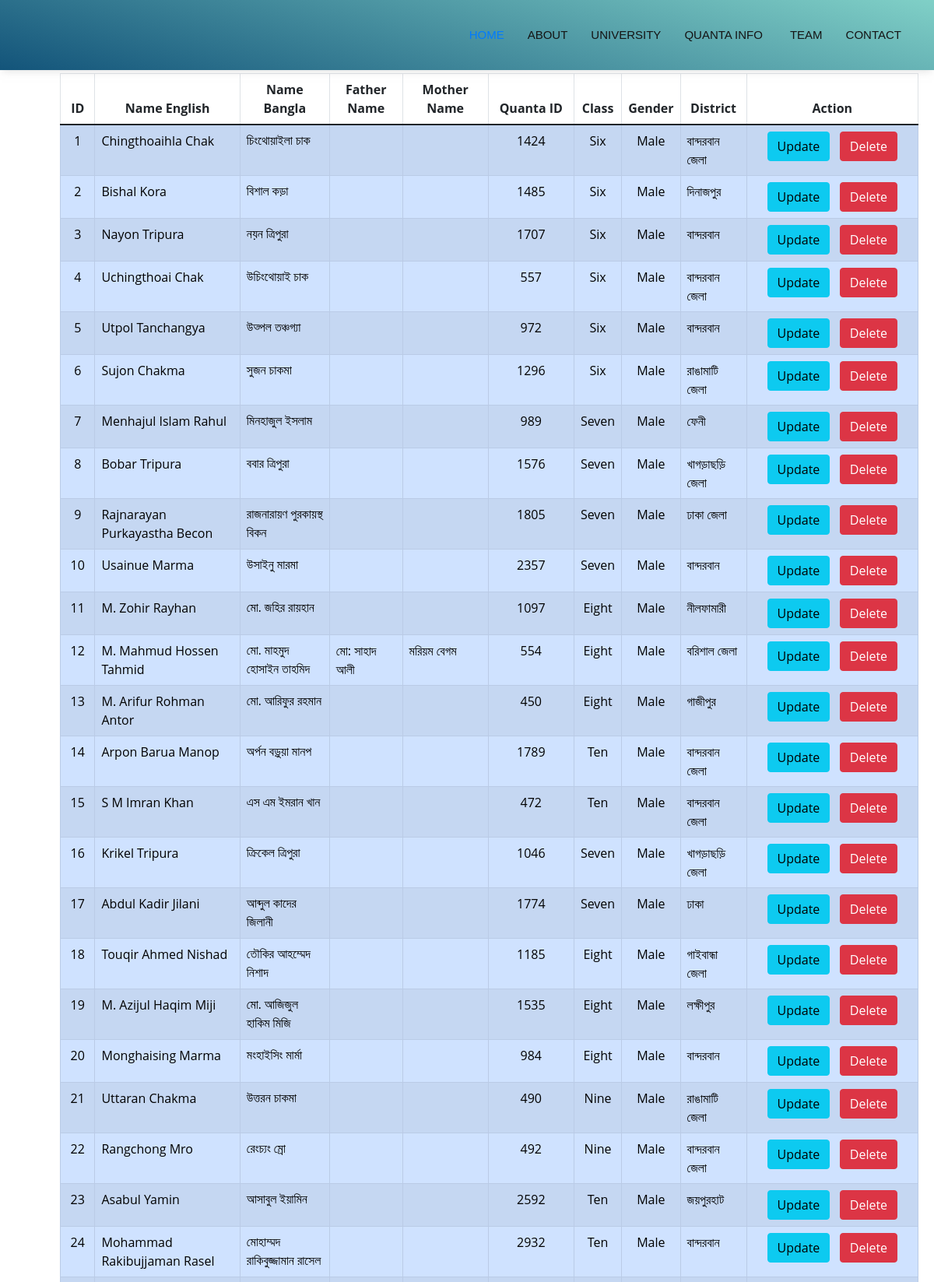
Page /php/read.php (upper part) on the committed database.
### tables this page shows
CREATE TABLE `members` (
  `id` int(11) NOT NULL,
  `name_english` varchar(50) NOT NULL,
  `name_bangla` varchar(50) NOT NULL,
  `father_name` varchar(50) DEFAULT NULL,
  `mother_name` varchar(50) DEFAULT NULL,
  `quantaa_id` varchar(10) NOT NULL,
  `birthday` varchar(19) DEFAULT NULL,
  `gender` varchar(10) DEFAULT NULL,
  `clazz_name` varchar(10) NOT NULL,
  `institution` varchar(50) NOT NULL DEFAULT 'Quantum Cosmo School',
  `district` varchar(30) NOT NULL
);

### php/read.php (the view, shortened to what this page needs)
<?php
include "dbconfig.php";
?>
<!DOCTYPE html>
<html>
<head>
    <link rel="stylesheet" href="../assets/vendor/bootstrap/css/bootstrap.min.css">
    <link rel="stylesheet" href="../assets/css/php.css">
    <link rel="stylesheet" href="../assets/css/style1.css">
    <link rel="stylesheet" href="../assets/css/style.css">
</head>
<body>
<header id="header" class="fixed-top d-flex align-items-center"
        style="background-image: linear-gradient(15deg, #13547a 0%, #80d0c7 100%);">
        <div class="container d-flex align-items-center justify-content-between">
            <nav id="navbar" class="navbar">
                <ul>
                    <li><a class="nav-link scrollto active" href="../index.php#hero">Home</a></li>
                    <li><a class="nav-link scrollto" href="../index.php#about">About</a></li>
                    <li><a class="nav-link scrollto " href="../index.php#portfolio">University</a></li>
                    <li class="dropdown"><a href="#menu"><span>Quanta Info</span> </a>
                    </li>
                    <li><a class="nav-link scrollto" href="../index.php#team">Team</a></li>
                    <li><a class="nav-link scrollto" href="../index.php#contact">Contact</a></li>
                </ul>
            </nav>
        </div>
    </header>
    <div class="card">
      <div class="card-body">
          <h5 class="pagetitle" ><strong>Quantaum Cosmo School & College</strong><br>Quanta Details</h5>
        <table class="table table-bordered table-striped ">
          <thead style="text-align: center;">
            <tr>
              <div class="row">
              <th scope="col">ID</th>
              <th scope="col">Name English</th>
              <th scope="col">Name Bangla</th>
              <th scope="col">Father Name</th>
              <th scope="col">Mother Name</th>
              <th scope="col" style="width : 10% ;">Quanta ID</th>
              <th scope="col">Class</th>
              <th scope="col">Gender</th>
              <th scope="col">District</th>
              <th scope="col" style="width: 20%;">Action</th>
              </div>
            </tr>
          </thead>
          <tbody>
            <?php
                  $sql = "SELECT * FROM members";
                  $result = $conn->query($sql);
                  if ($result->num_rows > 0) {
                      while ($row = $result->fetch_assoc()) {
                          ?>
            <tr class="table-primary" style="text-align: center;">
              <td>
                <?php echo $row['id']; ?>
              </td>
              <td style="text-align: start;">
                <?php echo $row['name_english']; ?>
              </td>
              <td style="text-align: start;font-family: Kalpurush;">
                <?php echo $row['name_bangla']; ?>
              </td>
              <td style="text-align: start;">
                <?php echo $row['father_name']; ?>
              </td>
              <td style="text-align: start;">
                <?php echo $row['mother_name']; ?>
              </td>
              <td>
                <?php echo $row['quantaa_id']; ?>
              </td>
              <td>
                <?php echo $row['clazz_name']; ?>
              </td>
              <td>
                <?php echo $row['gender']; ?>
              </td>
              <td style="text-align: start;">
                <?php echo $row['district']; ?>
              </td>
              <td>
                <a class="btn btn-info" href="update.php?quantaa_id=<?php echo $row['quantaa_id']; ?>">Update</a>
                <a class="btn btn-danger" href="delete.php?quantaa_id=<?php echo $row['quantaa_id']; ?>">Delete</a>
              </td>
            </tr>
            <?php
                    }
                  }
                  ?>
          </tbody>
        </table>
      </div>
    </div>
</body>
</html>

### assets/css/style1.css (style rules this page uses)
body { background: #fff; color: #444; font-family: "Open Sans", sans-serif; }
a { color: #007bff; text-decoration: none; transition: 0.5s; }
h1, h2, h3, h4, h5, h6 { font-family: "Montserrat", sans-serif; font-weight: 400; margin: 0 0 20px 0; padding: 0; }
#header { height: 80px; z-index: 997; transition: all 0.5s; }
.pagetitle, .gallery { margin-bottom: 10px; margin-top: 1rem; text-align: center; }
.navbar { padding: 0; }
.navbar ul { margin: 0; padding: 0; display: flex; list-style: none; align-items: center; }
.navbar li { position: relative; }
.navbar a, .navbar a:focus { display: flex; align-items: center; justify-content: space-between; padding: 10px 0 10px 30px; font-family: "Montserrat", sans-serif; font-size: 15px; color: #004289; font-weight: 500; white-space: nowrap; transition: 0.3s; }
.navbar a:hover, .navbar .active, .navbar .active:focus, .navbar li:hover > a { color: #007bff; }
.card { margin-bottom: 30px; border: none; border-radius: 5px; box-shadow: 0px 0 30px rgba(17, 141, 202, 0.65); }
.card-body { padding: 20px 20px 20px 17px; margin-left: 60px; }

### assets/css/style.css (style rules this page uses)
body { font-family: "Open Sans", sans-serif; color: #555555; }
a { text-decoration: none; color: #7cc576; }
h1, h2, h3, h4, h5, h6 { font-family: "Montserrat", sans-serif; }
#header { height: 90px; transition: all 0.5s; z-index: 997; transition: all 0.5s; background: #fff; box-shadow: 0 4px 10px -3px rgba(191, 191, 191, 0.5); }
.navbar { padding: 0; }
.navbar ul { margin: 0; padding: 0; display: flex; list-style: none; align-items: center; }
.navbar li { position: relative; }
.navbar a, .navbar a:focus { display: flex; align-items: center; justify-content: space-between; padding: 10px 0 10px 30px; font-size: 15px; color: #151515; text-transform: uppercase; white-space: nowrap; transition: 0.3s; }
.navbar a:hover, .navbar .active, .navbar .active:focus, .navbar li:hover > a { color: #007bff; }

### rows in the picture
members: id "1", name_english "Chingthoaihla Chak", name_bangla "চিংথোয়াইলা চাক", quantaa "1424", clazz_name "Six", gender "Male", district "বান্দরবান জেলা"
members: id "2", name_english "Bishal Kora", name_bangla "বিশাল কড়া", quantaa "1485", clazz_name "Six", gender "Male", district "দিনাজপুর"
members: id "3", name_english "Nayon Tripura", name_bangla "নয়ন ত্রিপুরা", quantaa "1707", clazz_name "Six", gender "Male", district "বান্দরবান"
members: id "4", name_english "Uchingthoai Chak", name_bangla "উচিংথোয়াই চাক", quantaa "557", clazz_name "Six", gender "Male", district "বান্দরবান জেলা"
members: id "5", name_english "Utpol Tanchangya", name_bangla "উত্পল তঞ্চগ্যা", quantaa "972", clazz_name "Six", gender "Male", district "বান্দরবান"
members: id "6", name_english "Sujon Chakma", name_bangla "সুজন চাকমা", quantaa "1296", clazz_name "Six", gender "Male", district "রাঙামাটি জেলা"
members: id "7", name_english "Menhajul Islam Rahul", name_bangla "মিনহাজুল ইসলাম", quantaa "989", clazz_name "Seven", gender "Male", district "ফেনী"
members: id "8", name_english "Bobar Tripura", name_bangla "ববার ত্রিপুরা", quantaa "1576", clazz_name "Seven", gender "Male", district "খাগড়াছড়ি জেলা"
members: id "9", name_english "Rajnarayan Purkayastha Becon", name_bangla "রাজনারায়ণ পুরকায়স্থ বিকন", quantaa "1805", clazz_name "Seven", gender "Male", district "ঢাকা জেলা"
members: id "10", name_english "Usainue Marma", name_bangla "উসাইনু মারমা", quantaa "2357", clazz_name "Seven", gender "Male", district "বান্দরবান"
members: id "11", name_english "M. Zohir Rayhan", name_bangla "মো. জহির রায়হান", quantaa "1097", clazz_name "Eight", gender "Male", district "নীলফামারী"
members: id "12", name_english "M. Mahmud Hossen Tahmid", name_bangla "মো. মাহমুদ হোসাইন তাহমিদ", father_name "মো: সাহাদ আলী", mother_name "মরিয়ম বেগম", quantaa "554", clazz_name "Eight", gender "Male", district "বরিশাল জেলা"
members: id "13", name_english "M. Arifur Rohman Antor", name_bangla "মো. আরিফুর রহমান", quantaa "450", clazz_name "Eight", gender "Male", district "গাজীপুর"
members: id "14", name_english "Arpon Barua Manop", name_bangla "অর্পন বড়ুয়া মানপ", quantaa "1789", clazz_name "Ten", gender "Male", district "বান্দরবান জেলা"
members: id "15", name_english "S M Imran Khan", name_bangla "এস এম ইমরান খান", quantaa "472", clazz_name "Ten", gender "Male", district "বান্দরবান জেলা"
members: id "16", name_english "Krikel Tripura", name_bangla "ক্রিকেল ত্রিপুরা", quantaa "1046", clazz_name "Seven", gender "Male", district "খাগড়াছড়ি জেলা"
members: id "17", name_english "Abdul Kadir Jilani", name_bangla "আব্দুল কাদের জিলানী", quantaa "1774", clazz_name "Seven", gender "Male", district "ঢাকা"
members: id "18", name_english "Touqir Ahmed Nishad", name_bangla "তৌকির আহম্মেদ নিশাদ", quantaa "1185", clazz_name "Eight", gender "Male", district "গাইবান্ধা জেলা"
members: id "19", name_english "M. Azijul Haqim Miji", name_bangla "মো. আজিজুল হাকিম মিজি", quantaa "1535", clazz_name "Eight", gender "Male", district "লক্ষীপুর"
members: id "20", name_english "Monghaising Marma", name_bangla "মংহাইসিং মার্মা", quantaa "984", clazz_name "Eight", gender "Male", district "বান্দরবান"
members: id "21", name_english "Uttaran Chakma", name_bangla "উত্তরন চাকমা", quantaa "490", clazz_name "Nine", gender "Male", district "রাঙামাটি জেলা"
members: id "22", name_english "Rangchong Mro", name_bangla "রেংচ্যং ম্রো", quantaa "492", clazz_name "Nine", gender "Male", district "বান্দরবান জেলা"
members: id "23", name_english "Asabul Yamin", name_bangla "আসাবুল ইয়ামিন", quantaa "2592", clazz_name "Ten", gender "Male", district "জয়পুরহাট"
members: id "24", name_english "Mohammad Rakibujjaman Rasel", name_bangla "মোহাম্মদ রাকিবুজ্জামান রাসেল", quantaa "2932", clazz_name "Ten", gender "Male", district "বান্দরবান"
